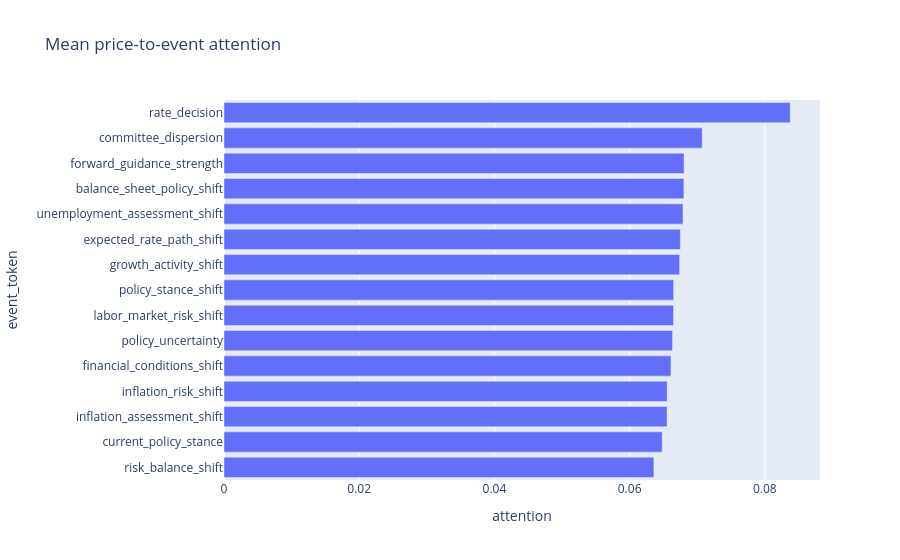

Source (notebook cell):
### Code cell
attention_files = sorted((paths.outputs/'attention').glob('fold_*_price_to_event.csv'))
if attention_files:
    attention = pd.concat([pd.read_csv(path) for path in tqdm(attention_files, desc='Attention tables', unit='fold', leave=False)], ignore_index=True)
    mean_attention = attention.groupby('event_token', as_index=False).attention.mean().sort_values('attention')
    px.bar(mean_attention, x='attention', y='event_token', orientation='h', title='Mean price-to-event attention').show()
else:
    print('No attention files yet.')

### Figure 1 — Plotly figure (JSON) as saved in the notebook; plotly's stock layout.template omitted (floating-point values rounded to 4 significant figures)
{"data": [{"hovertemplate": "attention=%{x}<br>event_token=%{y}<extra></extra>", "legendgroup": "", "marker": {"color": "#636efa", "pattern": {"shape": ""}}, "name": "", "orientation": "h", "showlegend": false, "textposition": "auto", "type": "bar", "x": [0.06359, 0.06482, 0.06554, 0.06555, 0.06611, 0.06635, 0.06649, 0.06651, 0.0674, 0.0675, 0.0679, 0.06803, 0.06805, 0.07074, 0.08375], "xaxis": "x", "y": ["risk_balance_shift", "current_policy_stance", "inflation_assessment_shift", "inflation_risk_shift", "financial_conditions_shift", "policy_uncertainty", "labor_market_risk_shift", "policy_stance_shift", "growth_activity_shift", "expected_rate_path_shift", "unemployment_assessment_shift", "balance_sheet_policy_shift", "forward_guidance_strength", "committee_dispersion", "rate_decision"], "yaxis": "y"}], "layout": {"barmode": "relative", "legend": {"tracegroupgap": 0}, "title": {"text": "Mean price-to-event attention"}, "xaxis": {"anchor": "y", "domain": [0, 1], "title": {"text": "attention"}}, "yaxis": {"anchor": "x", "domain": [0, 1], "title": {"text": "event_token"}}}}
